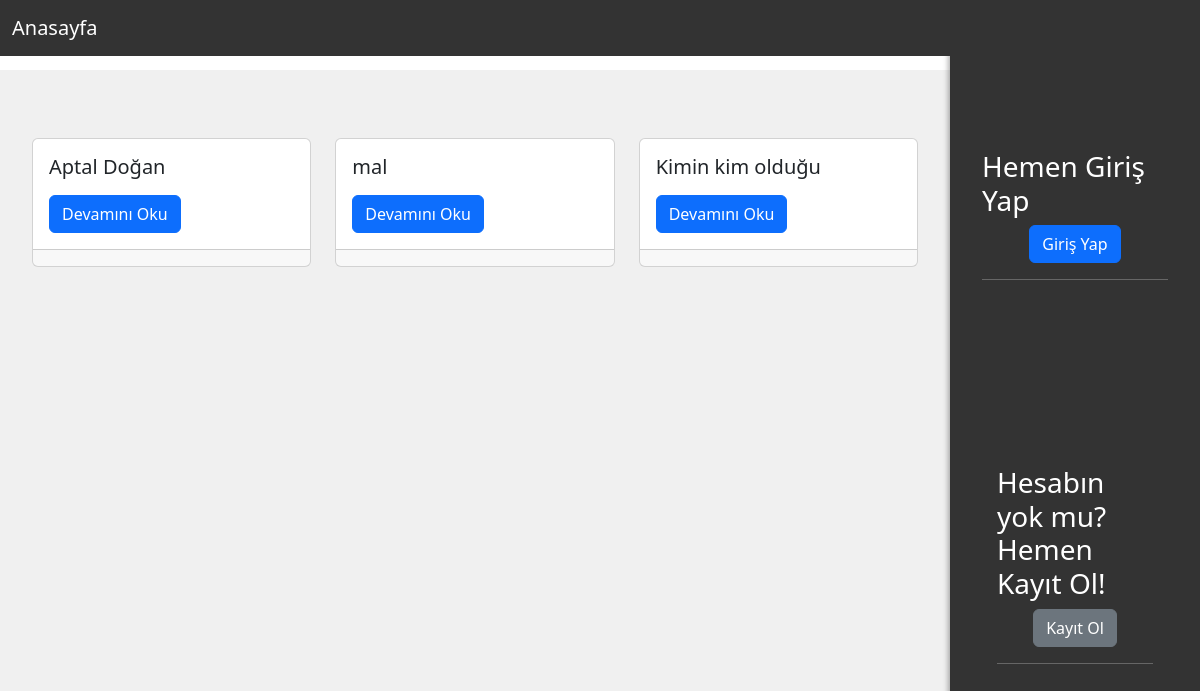
The page / on the database its author committed.
### blog/models.py (models this page shows, shortened)
class Post(models.Model):
    author = models.ForeignKey(User, on_delete=models.CASCADE)
    title = models.CharField(max_length=100)
    content = models.TextField()
    created_at= models.DateTimeField(auto_now_add=True)
    published_at = models.DateTimeField(null=True, blank=True)

### blog/views.py (the view)
# urls.py: path('' , views.post_list, name='post_list'),
def post_list(request):
    posts = Post.objects.filter(published_at__isnull=False).order_by('-published_at')
    return render(request, 'blog/post_list.html' , {'posts': posts})

### blog/templates/blog/post_list.html (shortened to what this page needs)
{% extends "blog/base.html" %}
{% block content %}
<div class="container mt-5">
    <div class="row">
        {% for post in posts %}
        <div class="col-md-4 mb-4">
            <div class="card h-100">
                <div class="card-body">
                    <h5 class="card-title">{{ post.title }}</h5>
                    <a href="{% url 'post_detail' pk=post.pk %}" class="btn btn-primary">Devamını Oku</a>
                </div>
                <div class="card-footer text-muted">
                </div>
            </div>
        </div>
        {% empty %}
        <p>Henüz yazı yok.</p>
        {% endfor %}
    </div>
</div>
{% endblock %}

### rows shown on the page
Post: title "Aptal Doğan"
Post: title "mal"
Post: title "Kimin kim olduğu"
